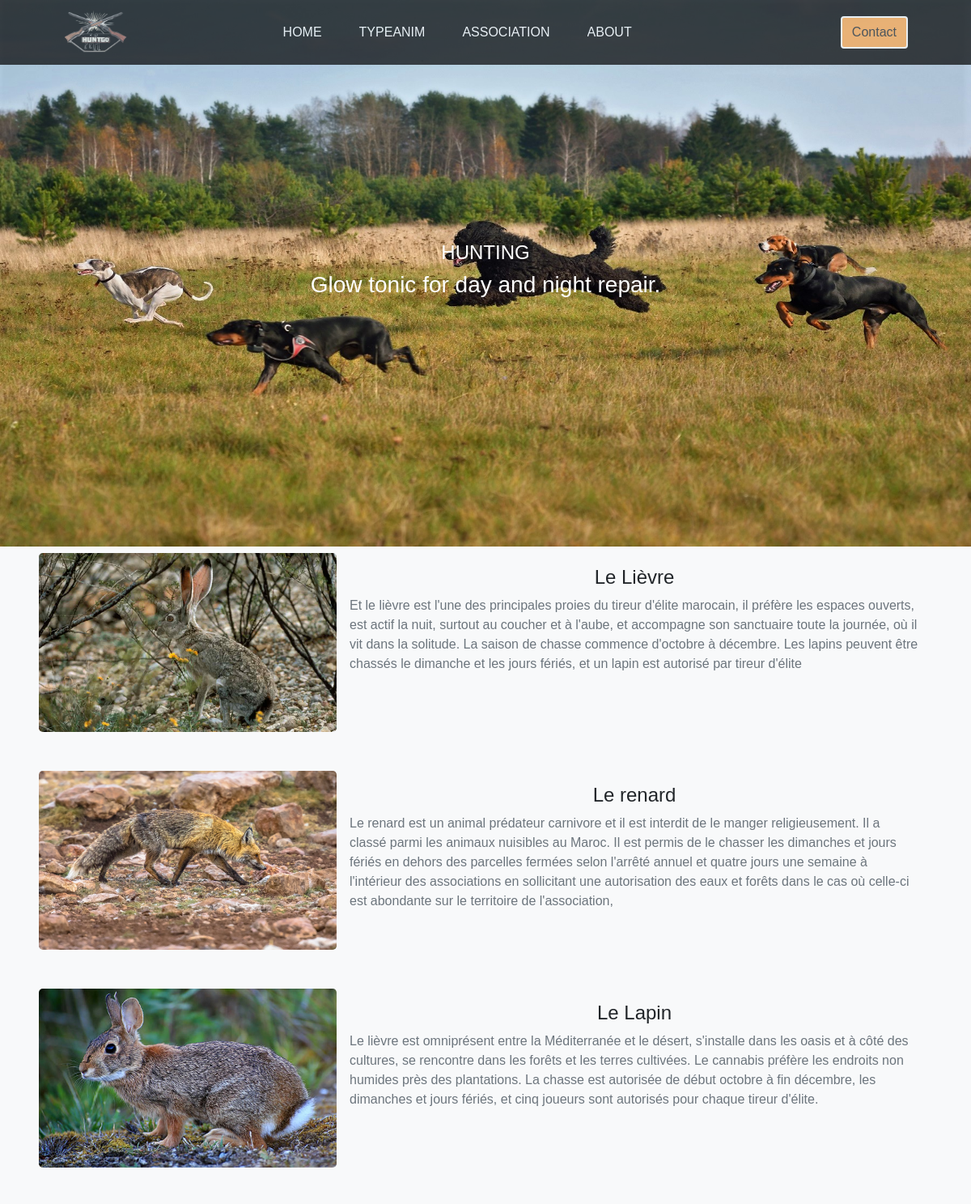
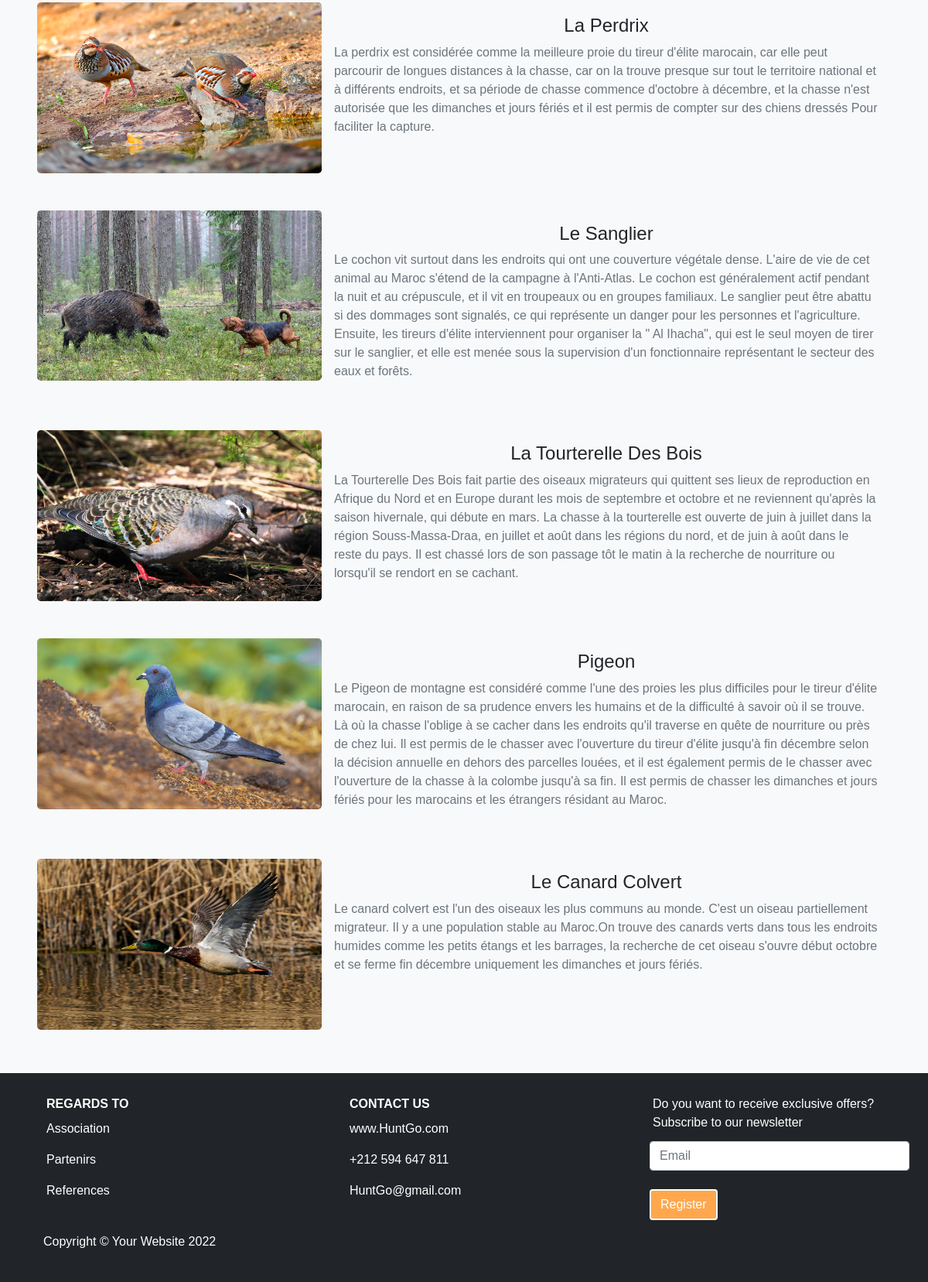
Screenshot of /PFE_Projet_code/pages/typeAnim.php with the database file from the repository (2 pictures, top to bottom).
### tables this page shows
CREATE TABLE `animalchasse` (
  `idAnimal` int(11) NOT NULL,
  `nomAnim` char(25) DEFAULT NULL,
  `imgAnim` char(100) DEFAULT NULL,
  `descriptionAnim` varchar(1000) DEFAULT NULL
);

### PFE_Projet_code/pages/typeAnim.php (the view)
<?php
include '../inc/conn.php';
?>
<!DOCTYPE html>
<html lang="en">
<?php
include '../component/Nav.php';
?>
<header>
  <div class="carousel-inner">
    <img src="../img/headr-type.jpg" class="d-block w-100 mt-0 h-25" alt="pr" height="10px">
    <div class="carousel-caption ">
      <h4 class="hunting">HUNTING</h4>
      <h3 class="p">Glow tonic for day and night repair.</h3>
    </div>
  </div>
</header>
<?php
$sql = 'SELECT * FROM animalchasse ORDER BY idAnimal';
$result = mysqli_query($connect, $sql);
?>
<section class="bg-light py-2" id="prO">
  <div class="container-fluid px-4 px-lg-5">
    <?php
    while ($us = mysqli_fetch_assoc($result)) {
    ?>
      <div class="row gx-0 mb-4 mb-lg-5 justify-content-center">
        <div class="col-xl-4 col-lg-5 col-md-10 col-sm-9 col-12"><img class="img-fluid rounded-3" src=".<?php echo $us['imgAnim']; ?>" alt="...">
        </div>
        <div class="col-xl-8 col-lg-7 col-md-10 col-sm-10 mt-3 text-center">
          <div class="featured-text text-lg-left mx-3">
            <h4 class="fs-4 "><?php echo $us['nomAnim']; ?></h4>
            <p class="text-secondary text-start "><?php echo $us['descriptionAnim']; ?></p>
          </div>
        </div>
      </div>
    <?php
    }
    ?>
  </div>
</section>
<?php
include '../component/Footer.php';
?>
</body>
</html>

### PFE_Projet_code/component/Nav.php (shortened to what this page needs)
<head>
  <link href="https://cdn.jsdelivr.net/npm/bootstrap@5.1.3/dist/css/bootstrap.min.css" rel="stylesheet">
  <link rel="stylesheet" href="../style/bootstrap.min.css">
  <link rel="stylesheet" href="../style/styl.css">
</head>
<body>
  <nav class="navbar navbar-expand-lg navbar-dark fixed-top" id="container_nav">
    <div class="container px-4 px-lg-5">
      <a href="index.php">
        <img class="logo" src="../img/LOGO_HuntGo.png" alt="...">
      </a>
      <div class="collapse navbar-collapse" id="navbarSupportedContent">
        <ul class="navbar-nav me-auto mb-2 mb-lg-0 ms-lg-4">
          <li class="nav_item"><a href="index.php" class="nav_link">Home</a></li>
          <li class="nav_item"><a href="./typeAnim.php" class="nav_link">TypeAnim</a></li>
          <li class="nav_item"><a href="./associa.php" class="nav_link">Association</a></li>
          <li class="nav_item"><a href="./about.php" class="nav_link">About</a></li>
        </ul>
        <a href="./contact.php" class="btn" id="btn">Contact</a>
      </div>
    </div>
  </nav>

### PFE_Projet_code/component/Footer.php (shortened to what this page needs)
<footer class="p-4 bg-dark text-white">
  <div class="row">
    <div class="col-4">
      <ul class="">
        <dt class="p-1">REGARDS TO</dt>
        <dd class="p-1"> <a class="a" href="">Association</a> </dd>
        <dd class="p-1"> <a class="a" href="">Partenirs</a> </dd>
        <dd class="p-1"> <a class="a" href="">References</a> </dd>
      </ul>
    </div>
    <div class="col-4">
      <ul>
        <dt class="p-1">CONTACT US</dt>
        <dd class="p-1"><a class="a" href="">www.HuntGo.com</a></dd>
        <dd class="p-1"><a class="a" href="">+212 594 647 811</a></dd>
        <dd class="p-1"><a class="a" href="">HuntGo@gmail.com</a></dd>
      </ul>
    </div>
    <div class="col-4">
      <ul>
        <dd class="p-1">Do you want to receive exclusive offers? <br>
          Subscribe to our newsletter</dd>
        <input id="hover" class="form-control" type="text" placeholder="Email"><br>
        <button class="btn m-0 text-white " id="btn">Register</button>
      </ul>
    </div>
  </div>
  <blockquote class=" ms-4 ps-2 text-white">Copyright &copy; Your Website 2022</blockquote>
</footer>

### PFE_Projet_code/style/styl.css (style rules this page uses)
* { box-sizing: border-box; margin: 0; padding: 0; }
body { font-style:normal; font-family:sans-serif; }
nav { color: black; background-color: #000; opacity: 70%; }
.navbar-nav { display: flex; align-items: center; justify-content:space-between; padding: 0px 15%; }
.logo { height: 4rem; width: 5rem; transition: 2s; }
.nav_item, .nav_link { list-style-type: none; font-weight: 500; font-size: 16px; color: #fff; text-decoration: none; }
.nav_item { margin: 0 23px; }
.nav_link { display: flex; font-weight: 500; font-size: 16px; color: #fff; position: relative; padding: 5px 0; overflow: hidden; text-decoration: none; text-transform: uppercase; transition: .3s; }
.nav_link:before { content: ''; position: absolute; top: 0; right: 100%; width: 50%; height: 2px; background: #ff5c00; transition: .5s cubic-bezier(0.075, 0.82, 0.165, 1); }
.nav_link:after { content: ''; position: absolute; bottom:0; left: 100%; width: 50%; height: 2px; background: #ffa74c; transition: .5s cubic-bezier(0.075, 0.82, 0.165, 1); }
#btn { border: solid 2px #FFF; background: #ffa74c; transition: 2s; transition: 2s ease-in-out; }
.carousel-caption { display: flex; flex-direction: column; justify-content: center; top: 0; bottom: 0; }
.a { text-decoration: none; color: #fff; }

### rows the page displays
animalchasse: imgAnim (picture), nomAnim "Le Lièvre", descriptionAnim "Et le lièvre est l'une des principales proies du tireur d'élite marocain, il préfère les espaces ouverts, est actif la nuit, surtout au coucher et à l'aube, et accompagne son sanctuaire toute la journée, où il vit dans la solitude. La saison de chasse commence d'octobre à décembre. Les lapins peuvent être chassés le dimanche et les jours fériés, et un lapin est autorisé par tireur d'élite"
animalchasse: imgAnim (picture), nomAnim "Le renard", descriptionAnim "Le renard est un animal prédateur carnivore et il est interdit de le manger religieusement. Il a classé parmi les animaux nuisibles au Maroc. Il est permis de le chasser les dimanches et jours fériés en dehors des parcelles fermées selon l'arrêté annuel et quatre jours une semaine à l'intérieur des associations en sollicitant une autorisation des eaux et forêts dans le cas où celle-ci est abondante sur le territoire de l'association,"
animalchasse: imgAnim (picture), nomAnim "Le Lapin", descriptionAnim "Le lièvre est omniprésent entre la Méditerranée et le désert, s'installe dans les oasis et à côté des cultures, se rencontre dans les forêts et les terres cultivées. Le cannabis préfère les endroits non humides près des plantations. La chasse est autorisée de début octobre à fin décembre, les dimanches et jours fériés, et cinq joueurs sont autorisés pour chaque tireur d'élite."
animalchasse: imgAnim (picture), nomAnim "La Perdrix", descriptionAnim "La perdrix est considérée comme la meilleure proie du tireur d'élite marocain, car elle peut parcourir de longues distances à la chasse, car on la trouve presque sur tout le territoire national et à différents endroits, et sa période de chasse commence d'octobre à décembre, et la chasse n'est autorisée que les dimanches et jours fériés et il est permis de compter sur des chiens dressés Pour faciliter la capture."
animalchasse: imgAnim (picture), nomAnim "Le Sanglier", descriptionAnim "Le cochon vit surtout dans les endroits qui ont une couverture végétale dense. L'aire de vie de cet animal au Maroc s'étend de la campagne à l'Anti-Atlas. Le cochon est généralement actif pendant la nuit et au crépuscule, et il vit en troupeaux ou en groupes familiaux. Le sanglier peut être abattu si des dommages sont signalés, ce qui représente un danger pour les personnes et l'agriculture. Ensuite, les tireurs d'élite interviennent pour organiser la \" Al Ihacha\", qui est le seul moyen de tirer sur le sanglier, et elle est menée sous la supervision d'un fonctionnaire représentant le secteur des eaux et forêts."
animalchasse: imgAnim (picture), nomAnim "La Tourterelle Des Bois", descriptionAnim "La Tourterelle Des Bois fait partie des oiseaux migrateurs qui quittent ses lieux de reproduction en Afrique du Nord et en Europe durant les mois de septembre et octobre et ne reviennent qu'après la saison hivernale, qui débute en mars. La chasse à la tourterelle est ouverte de juin à juillet dans la région Souss-Massa-Draa, en juillet et août dans les régions du nord, et de juin à août dans le reste du pays. Il est chassé lors de son passage tôt le matin à la recherche de nourriture ou lorsqu'il se rendort en se cachant."
animalchasse: imgAnim (picture), nomAnim "Pigeon", descriptionAnim "Le Pigeon de montagne est considéré comme l'une des proies les plus difficiles pour le tireur d'élite marocain, en raison de sa prudence envers les humains et de la difficulté à savoir où il se trouve. Là où la chasse l'oblige à se cacher dans les endroits qu'il traverse en quête de nourriture ou près de chez lui. Il est permis de le chasser avec l'ouverture du tireur d'élite jusqu'à fin décembre selon la décision annuelle en dehors des parcelles louées, et il est également permis de le chasser avec l'ouverture de la chasse à la colombe jusqu'à sa fin. Il est permis de chasser les dimanches et jours fériés pour les marocains et les étrangers résidant au Maroc."
animalchasse: imgAnim (picture), nomAnim "Le Canard Colvert", descriptionAnim "Le canard colvert est l'un des oiseaux les plus communs au monde. C'est un oiseau partiellement migrateur. Il y a une population stable au Maroc.On trouve des canards verts dans tous les endroits humides comme les petits étangs et les barrages, la recherche de cet oiseau s'ouvre début octobre et se ferme fin décembre uniquement les dimanches et jours fériés."
